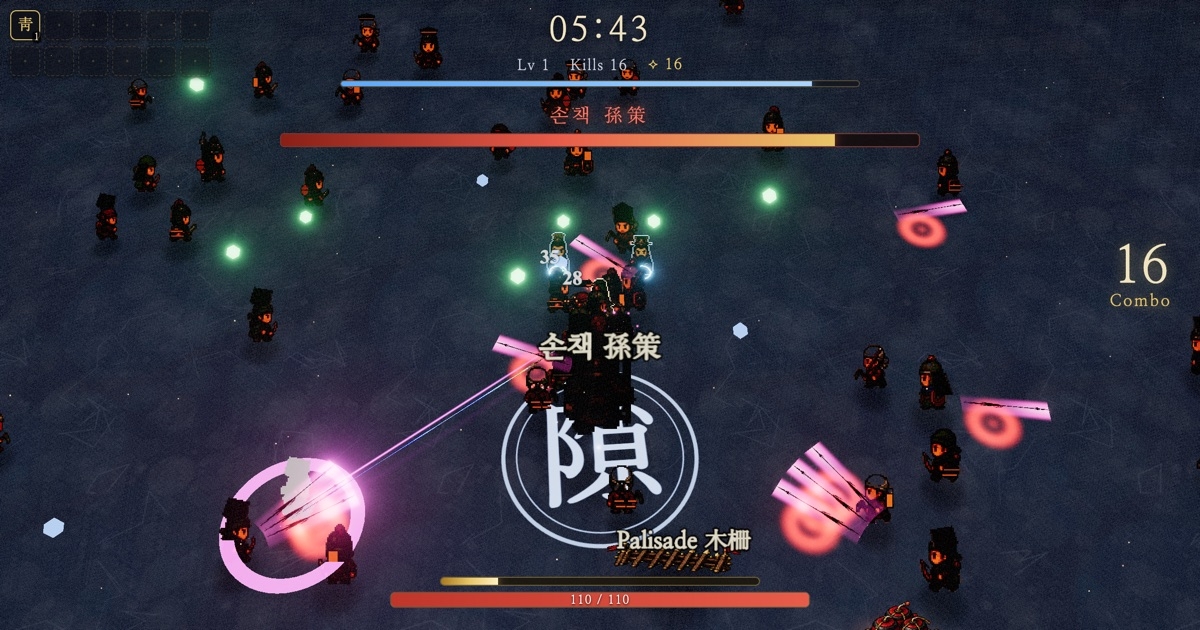
#> input picture og-image.jpg, 1200 x 630 px
$ python process_landmark_sprite.py --input ../og-image.jpg --output out.png
#> lines starting #> are read from the running program, lines starting #| are printed output that depends on the picture; after the words box and inside, x2 and y2 are one past the last pixel; in counts of white or black regions, pixels touching at a corner belong together
#!/usr/bin/env python3
"""Convert a chroma-key landmark concept into a game-ready retro RGBA sprite."""

from __future__ import annotations

import argparse
from pathlib import Path

from PIL import Image, ImageEnhance


def main() -> None:
    parser = argparse.ArgumentParser()
    parser.add_argument("--input", type=Path, required=True)
    parser.add_argument("--output", type=Path, required=True)
    parser.add_argument("--width", type=int, default=1024)
    parser.add_argument("--height", type=int, default=512)
    args = parser.parse_args()

    source = Image.open(args.input).convert("RGBA")
    px = source.load()
    for y in range(source.height):
      for x in range(source.width):
        r, g, b, _ = px[x, y]
        green_key = g > 105 and g > r * 1.35 and g > b * 1.28
        if green_key:
          strength = min(255, max(0, int((g - max(r, b)) * 2.6)))
          alpha = 255 - strength
          px[x, y] = (r, min(g, max(r, b)), b, alpha if alpha > 24 else 0)

    bounds = source.getchannel("A").getbbox()
#> bounds = (0, 0, 1200, 630)
    if bounds is None:
        raise ValueError("landmark became fully transparent")
    source = source.crop(bounds)
    usable_w = args.width - 20
    usable_h = args.height - 18
    scale = min(usable_w / source.width, usable_h / source.height)
#> scale = 0.784
    size = (max(1, round(source.width * scale)), max(1, round(source.height * scale)))
#> size = (941, 494)
    source = source.resize(size, Image.Resampling.LANCZOS)
#> source: PIL image 941x494 RGBA
    rgb = ImageEnhance.Contrast(source.convert("RGB")).enhance(1.06)
    rgb = ImageEnhance.Color(rgb).enhance(0.94)
    rgb = rgb.quantize(colors=96, method=Image.Quantize.MEDIANCUT).convert("RGB")
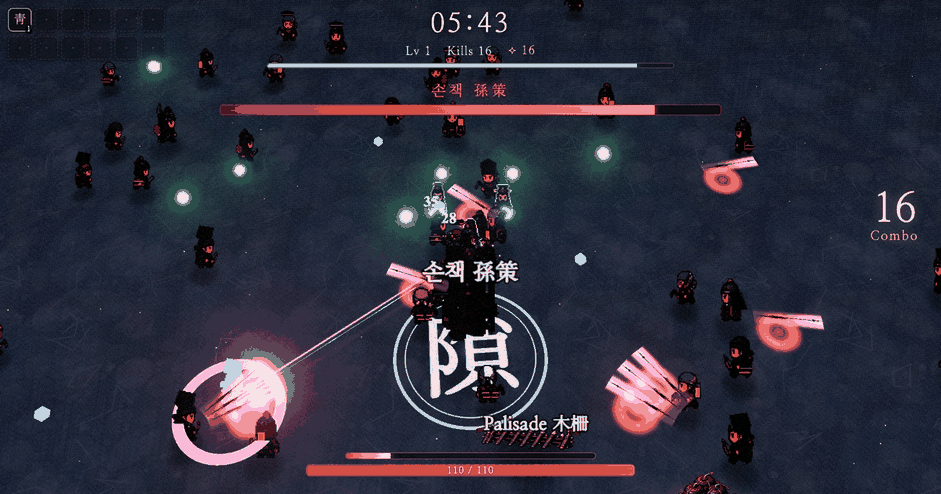
#> rgb: PIL image 941x494 RGB; mean R, G, B 45.3, 45.5, 60
    alpha = source.getchannel("A").point(
        lambda value: 0 if value < 24 else 112 if value < 96 else 220 if value < 220 else 255
    )
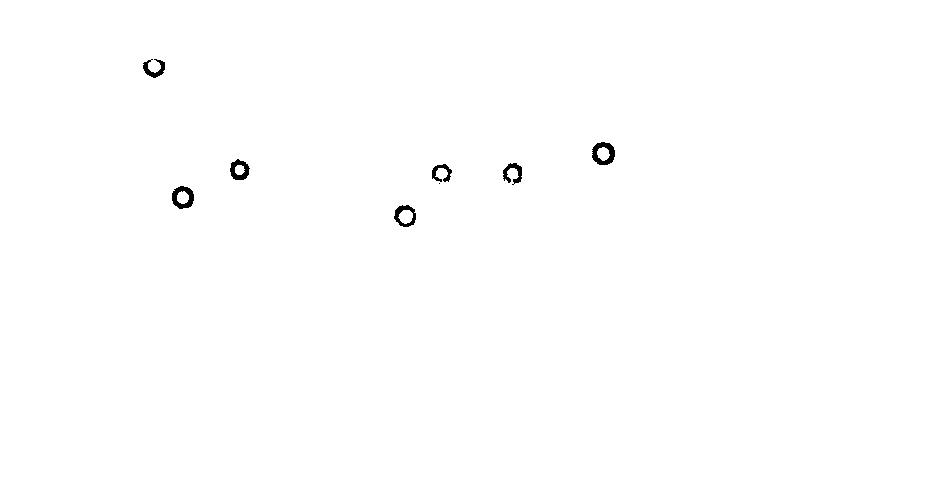
#> alpha: PIL image 941x494 L; values 220 (black) and 255 (white), 99.7% white; 8 black regions (1 under 20 px), largest, box (x1, y1, x2, y2) and area: (592, 142, 615, 165) 296, (172, 186, 194, 209) 279, (230, 159, 250, 180) 232
    sprite = Image.merge("RGBA", (*rgb.split(), alpha))
    canvas = Image.new("RGBA", (args.width, args.height), (0, 0, 0, 0))
#> canvas: PIL image 1024x512 RGBA; every value is 0
    canvas.alpha_composite(sprite, ((args.width - size[0]) // 2, args.height - size[1] - 4))
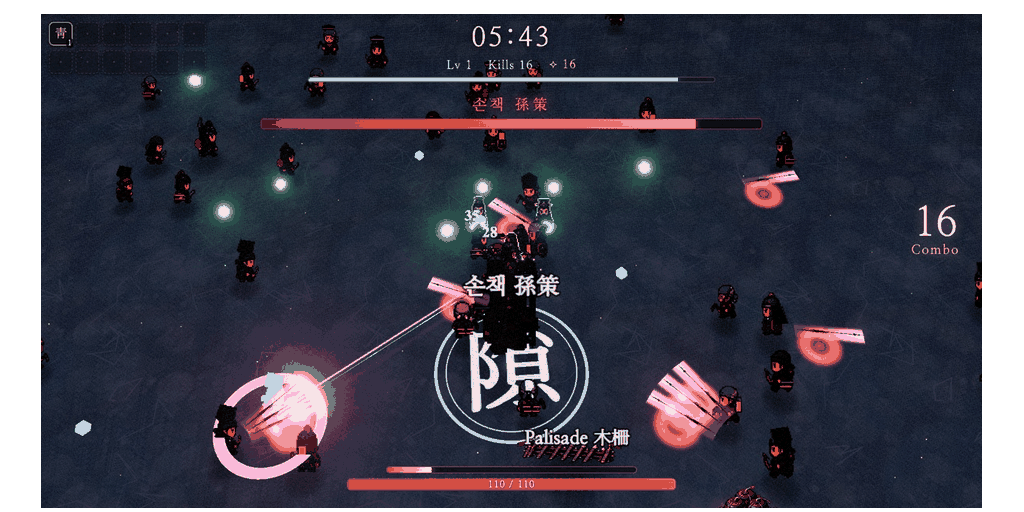
#> canvas: PIL image 1024x512 RGBA; mean R, G, B, A 40.2, 40.3, 53.2, 226; transparent parts drawn white
    args.output.parent.mkdir(parents=True, exist_ok=True)
    canvas.save(args.output, optimize=True)


if __name__ == "__main__":
    main()
